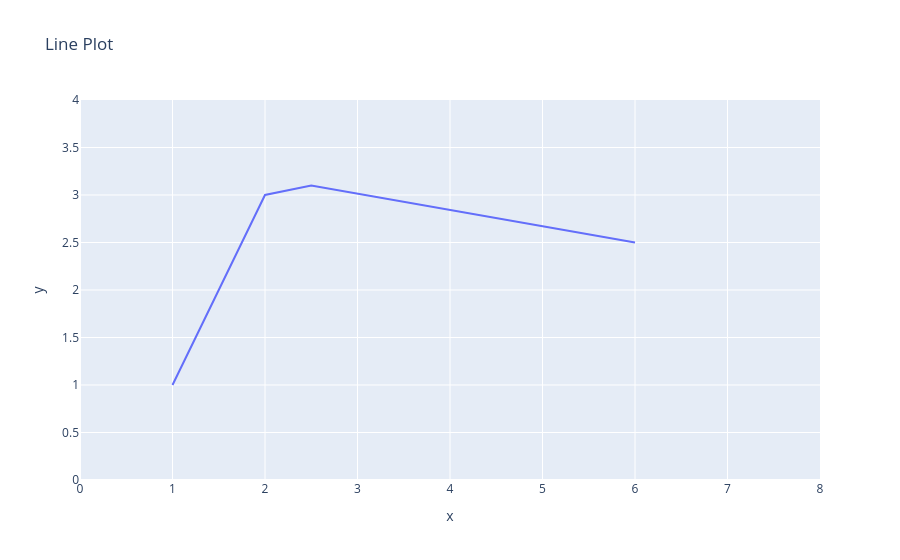
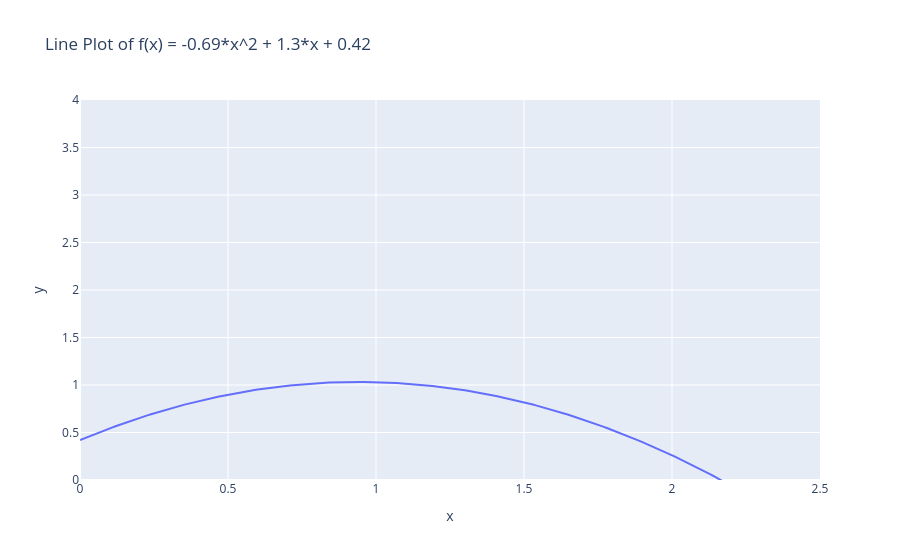

Notebook code for these charts, in order:
### Code cell
import numpy as np
import plotly.express as px


# Change this code into the correct Line Plot

xs = np.array([1, 1.5, 2, 2.5, 6.0])
ys = np.array([1, 2, 3, 3.1, 2.5])


fig = px.line(x=xs, y=ys, title="Line Plot")
fig.update_layout(xaxis_range=[0,8], yaxis_range=[0,4])
fig.show()

# f(x)= -0.69*x^2+1.3*x+0.42  interval [0, 2.5] and 0.01 increment in x.
x = np.arange(0, 2.5, 0.01)
y = -0.69*x**2 + 1.3*x + 0.42

fig2 = px.line(x=x, y=y, title="Line Plot of f(x) = -0.69*x^2 + 1.3*x + 0.42")
fig2.update_layout(xaxis_range=[0,2.5], yaxis_range=[0,4])
fig2.show()

### Figure 1 — Plotly figure (JSON) as saved in the notebook; plotly's stock layout.template omitted (floating-point values rounded to 4 significant figures)
{"data": [{"hovertemplate": "x=%{x}<br>y=%{y}<extra></extra>", "legendgroup": "", "line": {"color": "#636efa", "dash": "solid"}, "marker": {"symbol": "circle"}, "mode": "lines", "name": "", "orientation": "v", "showlegend": false, "type": "scatter", "x": [1, 1.5, 2, 2.5, 6], "xaxis": "x", "y": [1, 2, 3, 3.1, 2.5], "yaxis": "y"}], "layout": {"legend": {"tracegroupgap": 0}, "title": {"text": "Line Plot"}, "xaxis": {"anchor": "y", "domain": [0, 1], "range": [0, 8], "title": {"text": "x"}}, "yaxis": {"anchor": "x", "domain": [0, 1], "range": [0, 4], "title": {"text": "y"}}}}

### Figure 2 — Plotly figure (JSON) as saved in the notebook; plotly's stock layout.template omitted (floating-point values rounded to 4 significant figures; data arrays with more than 128 entries replaced by an {"elided": "..."} marker saying what was removed)
{"data": [{"hovertemplate": "x=%{x}<br>y=%{y}<extra></extra>", "legendgroup": "", "line": {"color": "#636efa", "dash": "solid"}, "marker": {"symbol": "circle"}, "mode": "lines", "name": "", "orientation": "v", "showlegend": false, "type": "scatter", "x": {"elided": "250 float values"}, "xaxis": "x", "y": {"elided": "250 float values"}, "yaxis": "y"}], "layout": {"legend": {"tracegroupgap": 0}, "title": {"text": "Line Plot of f(x) = -0.69*x^2 + 1.3*x + 0.42"}, "xaxis": {"anchor": "y", "domain": [0, 1], "range": [0, 2.5], "title": {"text": "x"}}, "yaxis": {"anchor": "x", "domain": [0, 1], "range": [0, 4], "title": {"text": "y"}}}}
